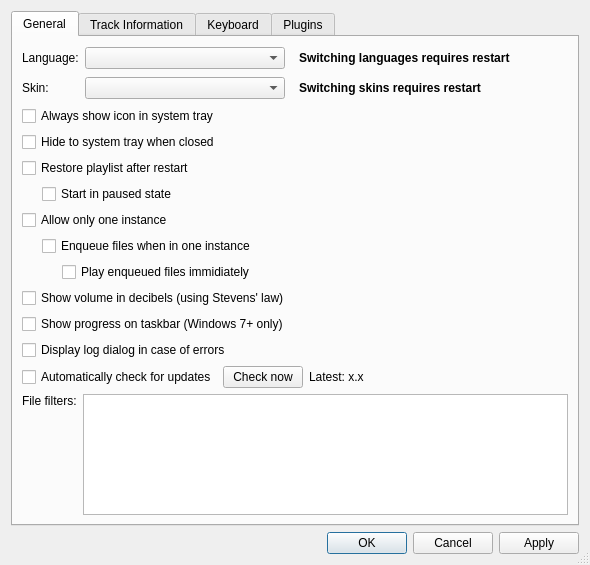
<?xml version="1.0" encoding="UTF-8"?>
<ui version="4.0">
 <class>PreferencesDialog</class>
 <widget class="QDialog" name="PreferencesDialog">
  <property name="geometry">
   <rect>
    <x>0</x>
    <y>0</y>
    <width>590</width>
    <height>565</height>
   </rect>
  </property>
  <property name="windowTitle">
   <string>Dialog</string>
  </property>
  <property name="sizeGripEnabled">
   <bool>true</bool>
  </property>
  <layout class="QVBoxLayout" name="verticalLayout_2">
   <item>
    <widget class="QTabWidget" name="tabWidget">
     <property name="currentIndex">
      <number>0</number>
     </property>
     <widget class="QWidget" name="generalTab">
      <attribute name="title">
       <string>General</string>
      </attribute>
      <layout class="QVBoxLayout" name="verticalLayout_3">
       <item>
        <layout class="QGridLayout" name="gridLayout">
         <item row="0" column="0">
          <widget class="QLabel" name="languageLabel">
           <property name="text">
            <string>Language:</string>
           </property>
          </widget>
         </item>
         <item row="0" column="1">
          <widget class="QComboBox" name="languageComboBox">
           <property name="minimumSize">
            <size>
             <width>200</width>
             <height>0</height>
            </size>
           </property>
          </widget>
         </item>
         <item row="0" column="2">
          <widget class="QLabel" name="languageRestartLabel">
           <property name="sizePolicy">
            <sizepolicy hsizetype="Maximum" vsizetype="Preferred">
             <horstretch>0</horstretch>
             <verstretch>0</verstretch>
            </sizepolicy>
           </property>
           <property name="font">
            <font>
             <weight>75</weight>
             <bold>true</bold>
            </font>
           </property>
           <property name="styleSheet">
            <string notr="true">color: black;
background: qlineargradient(spread: repeat, x1:0, y1:0, x2:0.3, y2:0.04,
                            stop:0 #FEF8C0,
                            stop:0.49 #FEF8D6,
                            stop:0.50 #FFFFEB,
                            stop:1 #FFFFE5
);
border-radius: 5px;
padding: 5px;</string>
           </property>
           <property name="text">
            <string>Switching languages requires restart</string>
           </property>
          </widget>
         </item>
         <item row="0" column="3">
          <spacer name="horizontalSpacer">
           <property name="orientation">
            <enum>Qt::Horizontal</enum>
           </property>
           <property name="sizeHint" stdset="0">
            <size>
             <width>40</width>
             <height>20</height>
            </size>
           </property>
          </spacer>
         </item>
         <item row="1" column="0">
          <widget class="QLabel" name="skinLabel">
           <property name="text">
            <string>Skin:</string>
           </property>
          </widget>
         </item>
         <item row="1" column="1">
          <widget class="QComboBox" name="skinComboBox">
           <property name="minimumSize">
            <size>
             <width>200</width>
             <height>0</height>
            </size>
           </property>
          </widget>
         </item>
         <item row="1" column="2">
          <widget class="QLabel" name="skinRestartLabel">
           <property name="sizePolicy">
            <sizepolicy hsizetype="Maximum" vsizetype="Preferred">
             <horstretch>0</horstretch>
             <verstretch>0</verstretch>
            </sizepolicy>
           </property>
           <property name="font">
            <font>
             <weight>75</weight>
             <bold>true</bold>
            </font>
           </property>
           <property name="styleSheet">
            <string notr="true">color: black;
background: qlineargradient(spread: repeat, x1:0, y1:0, x2:0.3, y2:0.04,
                            stop:0 #FEF8C0,
                            stop:0.49 #FEF8D6,
                            stop:0.50 #FFFFEB,
                            stop:1 #FFFFE5
);
border-radius: 5px;
padding: 5px;</string>
           </property>
           <property name="text">
            <string>Switching skins requires restart</string>
           </property>
          </widget>
         </item>
         <item row="1" column="3">
          <spacer name="horizontalSpacer_6">
           <property name="orientation">
            <enum>Qt::Horizontal</enum>
           </property>
           <property name="sizeHint" stdset="0">
            <size>
             <width>40</width>
             <height>20</height>
            </size>
           </property>
          </spacer>
         </item>
        </layout>
       </item>
       <item>
        <layout class="QHBoxLayout" name="horizontalLayout_13">
         <item>
          <widget class="QCheckBox" name="trayIconCheckBox">
           <property name="text">
            <string>Always show icon in system tray</string>
           </property>
          </widget>
         </item>
        </layout>
       </item>
       <item>
        <layout class="QHBoxLayout" name="horizontalLayout_12">
         <item>
          <widget class="QCheckBox" name="minimizeToTrayCheckBox">
           <property name="text">
            <string>Hide to system tray when closed</string>
           </property>
          </widget>
         </item>
        </layout>
       </item>
       <item>
        <layout class="QHBoxLayout" name="horizontalLayout_11">
         <item>
          <widget class="QCheckBox" name="restorePlaylistCheckBox">
           <property name="text">
            <string>Restore playlist after restart</string>
           </property>
          </widget>
         </item>
        </layout>
       </item>
       <item>
        <layout class="QHBoxLayout" name="horizontalLayout_7">
         <item>
          <spacer name="horizontalSpacer_5">
           <property name="orientation">
            <enum>Qt::Horizontal</enum>
           </property>
           <property name="sizeType">
            <enum>QSizePolicy::Fixed</enum>
           </property>
           <property name="sizeHint" stdset="0">
            <size>
             <width>20</width>
             <height>10</height>
            </size>
           </property>
          </spacer>
         </item>
         <item>
          <widget class="QCheckBox" name="startPausedCheckBox">
           <property name="text">
            <string>Start in paused state</string>
           </property>
          </widget>
         </item>
        </layout>
       </item>
       <item>
        <layout class="QHBoxLayout" name="horizontalLayout_10">
         <item>
          <widget class="QCheckBox" name="singleInstanceCheckBox">
           <property name="text">
            <string>Allow only one instance</string>
           </property>
          </widget>
         </item>
        </layout>
       </item>
       <item>
        <layout class="QHBoxLayout" name="horizontalLayout_6">
         <item>
          <spacer name="horizontalSpacer_3">
           <property name="orientation">
            <enum>Qt::Horizontal</enum>
           </property>
           <property name="sizeType">
            <enum>QSizePolicy::Fixed</enum>
           </property>
           <property name="sizeHint" stdset="0">
            <size>
             <width>20</width>
             <height>10</height>
            </size>
           </property>
          </spacer>
         </item>
         <item>
          <widget class="QCheckBox" name="enqueueFilesCheckBox">
           <property name="text">
            <string>Enqueue files when in one instance</string>
           </property>
          </widget>
         </item>
        </layout>
       </item>
       <item>
        <layout class="QHBoxLayout" name="horizontalLayout_5">
         <item>
          <spacer name="horizontalSpacer_4">
           <property name="orientation">
            <enum>Qt::Horizontal</enum>
           </property>
           <property name="sizeType">
            <enum>QSizePolicy::Fixed</enum>
           </property>
           <property name="sizeHint" stdset="0">
            <size>
             <width>40</width>
             <height>10</height>
            </size>
           </property>
          </spacer>
         </item>
         <item>
          <widget class="QCheckBox" name="playEnqueuedCheckBox">
           <property name="text">
            <string>Play enqueued files immidiately</string>
           </property>
          </widget>
         </item>
        </layout>
       </item>
       <item>
        <layout class="QHBoxLayout" name="horizontalLayout_9">
         <item>
          <widget class="QCheckBox" name="showDecibelsVolumeCheckBox">
           <property name="text">
            <string>Show volume in decibels (using Stevens' law)</string>
           </property>
          </widget>
         </item>
        </layout>
       </item>
       <item>
        <layout class="QHBoxLayout" name="horizontalLayout_8">
         <item>
          <widget class="QCheckBox" name="taskbarProgressCheckBox">
           <property name="text">
            <string>Show progress on taskbar (Windows 7+ only)</string>
           </property>
          </widget>
         </item>
        </layout>
       </item>
       <item>
        <layout class="QHBoxLayout" name="horizontalLayout_2">
         <item>
          <widget class="QCheckBox" name="displayLogDialogCheckBox">
           <property name="text">
            <string>Display log dialog in case of errors</string>
           </property>
          </widget>
         </item>
        </layout>
       </item>
       <item>
        <layout class="QHBoxLayout" name="horizontalLayout">
         <property name="leftMargin">
          <number>0</number>
         </property>
         <property name="rightMargin">
          <number>0</number>
         </property>
         <item>
          <widget class="QCheckBox" name="versionCheckBox">
           <property name="text">
            <string>Automatically check for updates</string>
           </property>
          </widget>
         </item>
         <item>
          <widget class="QPushButton" name="versionCheckButton">
           <property name="sizePolicy">
            <sizepolicy hsizetype="Preferred" vsizetype="Fixed">
             <horstretch>0</horstretch>
             <verstretch>0</verstretch>
            </sizepolicy>
           </property>
           <property name="text">
            <string>Check now</string>
           </property>
          </widget>
         </item>
         <item>
          <widget class="QLabel" name="versionLabel">
           <property name="sizePolicy">
            <sizepolicy hsizetype="Preferred" vsizetype="Fixed">
             <horstretch>0</horstretch>
             <verstretch>0</verstretch>
            </sizepolicy>
           </property>
           <property name="minimumSize">
            <size>
             <width>90</width>
             <height>0</height>
            </size>
           </property>
           <property name="text">
            <string>Latest: x.x</string>
           </property>
          </widget>
         </item>
         <item>
          <spacer name="horizontalSpacer_2">
           <property name="orientation">
            <enum>Qt::Horizontal</enum>
           </property>
           <property name="sizeHint" stdset="0">
            <size>
             <width>40</width>
             <height>10</height>
            </size>
           </property>
          </spacer>
         </item>
        </layout>
       </item>
       <item>
        <layout class="QHBoxLayout" name="horizontalLayout_4">
         <item>
          <layout class="QVBoxLayout" name="verticalLayout_8">
           <item>
            <widget class="QLabel" name="fileFiltersLabel">
             <property name="text">
              <string>File filters:</string>
             </property>
            </widget>
           </item>
           <item>
            <spacer name="verticalSpacer_4">
             <property name="orientation">
              <enum>Qt::Vertical</enum>
             </property>
             <property name="sizeHint" stdset="0">
              <size>
               <width>20</width>
               <height>20</height>
              </size>
             </property>
            </spacer>
           </item>
          </layout>
         </item>
         <item>
          <widget class="QPlainTextEdit" name="fileFiltersTextEdit"/>
         </item>
        </layout>
       </item>
      </layout>
     </widget>
     <widget class="QWidget" name="tab">
      <attribute name="title">
       <string>Track Information</string>
      </attribute>
      <layout class="QVBoxLayout" name="verticalLayout_4">
       <item>
        <widget class="QWidget" name="widget" native="true">
         <layout class="QHBoxLayout" name="horizontalLayout_3">
          <property name="margin">
           <number>0</number>
          </property>
          <item>
           <layout class="QVBoxLayout" name="verticalLayout_6">
            <item>
             <widget class="QLabel" name="windowTrackInfoLabel">
              <property name="text">
               <string>Window title:</string>
              </property>
             </widget>
            </item>
            <item>
             <widget class="QLabel" name="playlistTrackInfoLabel">
              <property name="text">
               <string>Playlist item:</string>
              </property>
             </widget>
            </item>
           </layout>
          </item>
          <item>
           <layout class="QVBoxLayout" name="verticalLayout_7">
            <item>
             <widget class="QLineEdit" name="windowTrackInfoLineEdit"/>
            </item>
            <item>
             <widget class="QLineEdit" name="playlistTrackInfoLineEdit"/>
            </item>
           </layout>
          </item>
          <item>
           <widget class="QPushButton" name="titleFormatHelpButton">
            <property name="text">
             <string>Help</string>
            </property>
           </widget>
          </item>
         </layout>
        </widget>
       </item>
       <item>
        <widget class="QLabel" name="label">
         <property name="text">
          <string>Waveform sections:</string>
         </property>
        </widget>
       </item>
       <item>
        <widget class="QTableWidget" name="waveformTrackInfoTable">
         <property name="sizePolicy">
          <sizepolicy hsizetype="Expanding" vsizetype="Preferred">
           <horstretch>0</horstretch>
           <verstretch>0</verstretch>
          </sizepolicy>
         </property>
         <property name="selectionMode">
          <enum>QAbstractItemView::SingleSelection</enum>
         </property>
         <row>
          <property name="text">
           <string>Top</string>
          </property>
         </row>
         <row>
          <property name="text">
           <string>Middle</string>
          </property>
         </row>
         <row>
          <property name="text">
           <string>Bottom</string>
          </property>
         </row>
         <column>
          <property name="text">
           <string>Left</string>
          </property>
         </column>
         <column>
          <property name="text">
           <string>Center</string>
          </property>
         </column>
         <column>
          <property name="text">
           <string>Right</string>
          </property>
         </column>
        </widget>
       </item>
       <item>
        <spacer name="verticalSpacer_3">
         <property name="orientation">
          <enum>Qt::Vertical</enum>
         </property>
         <property name="sizeType">
          <enum>QSizePolicy::MinimumExpanding</enum>
         </property>
         <property name="sizeHint" stdset="0">
          <size>
           <width>20</width>
           <height>10</height>
          </size>
         </property>
        </spacer>
       </item>
      </layout>
     </widget>
     <widget class="QWidget" name="shortcutsTab">
      <attribute name="title">
       <string>Keyboard</string>
      </attribute>
      <layout class="QVBoxLayout" name="verticalLayout">
       <property name="spacing">
        <number>0</number>
       </property>
       <property name="margin">
        <number>0</number>
       </property>
       <item>
        <widget class="NShortcutEditorWidget" name="shortcutEditorWidget">
         <property name="sizePolicy">
          <sizepolicy hsizetype="Expanding" vsizetype="Preferred">
           <horstretch>0</horstretch>
           <verstretch>0</verstretch>
          </sizepolicy>
         </property>
         <property name="frameShape">
          <enum>QFrame::NoFrame</enum>
         </property>
        </widget>
       </item>
       <item>
        <spacer name="verticalSpacer_2">
         <property name="orientation">
          <enum>Qt::Vertical</enum>
         </property>
         <property name="sizeHint" stdset="0">
          <size>
           <width>20</width>
           <height>40</height>
          </size>
         </property>
        </spacer>
       </item>
      </layout>
     </widget>
     <widget class="QWidget" name="pluginsTab">
      <attribute name="title">
       <string>Plugins</string>
      </attribute>
      <layout class="QVBoxLayout" name="verticalLayout_5">
       <property name="spacing">
        <number>0</number>
       </property>
       <property name="margin">
        <number>0</number>
       </property>
       <item>
        <widget class="QScrollArea" name="pluginsScrollArea">
         <property name="frameShape">
          <enum>QFrame::NoFrame</enum>
         </property>
         <property name="widgetResizable">
          <bool>true</bool>
         </property>
         <widget class="QWidget" name="scrollAreaWidgetContents">
          <property name="geometry">
           <rect>
            <x>0</x>
            <y>0</y>
            <width>603</width>
            <height>528</height>
           </rect>
          </property>
         </widget>
        </widget>
       </item>
       <item>
        <widget class="QLabel" name="pluginsRestartLabel">
         <property name="sizePolicy">
          <sizepolicy hsizetype="Maximum" vsizetype="Preferred">
           <horstretch>0</horstretch>
           <verstretch>0</verstretch>
          </sizepolicy>
         </property>
         <property name="font">
          <font>
           <weight>75</weight>
           <bold>true</bold>
          </font>
         </property>
         <property name="styleSheet">
          <string notr="true">color: black;
background: qlineargradient(spread: repeat, x1:0, y1:0, x2:0.3, y2:0.05,
                            stop:0 rgba(255, 255, 229, 255),
                            stop:0.49 rgba(255, 255, 229, 255),
                            stop:0.50 rgba(254, 248, 214, 255),
                            stop:1 rgba(254, 248, 214, 255)
);
border-radius: 5px;
padding: 5px;</string>
         </property>
         <property name="text">
          <string>Switching plugins requires restart</string>
         </property>
        </widget>
       </item>
      </layout>
     </widget>
    </widget>
   </item>
   <item>
    <widget class="QDialogButtonBox" name="buttonBox">
     <property name="orientation">
      <enum>Qt::Horizontal</enum>
     </property>
     <property name="standardButtons">
      <set>QDialogButtonBox::Apply|QDialogButtonBox::Cancel|QDialogButtonBox::Ok</set>
     </property>
    </widget>
   </item>
  </layout>
 </widget>
 <customwidgets>
  <customwidget>
   <class>NShortcutEditorWidget</class>
   <extends>QTableView</extends>
   <header>shortcutEditorWidget.h</header>
  </customwidget>
 </customwidgets>
 <resources>
  <include location="native-skin-embedded.qrc"/>
  <include location="no-skins.qrc"/>
 </resources>
 <connections>
  <connection>
   <sender>buttonBox</sender>
   <signal>accepted()</signal>
   <receiver>PreferencesDialog</receiver>
   <slot>accept()</slot>
   <hints>
    <hint type="sourcelabel">
     <x>248</x>
     <y>254</y>
    </hint>
    <hint type="destinationlabel">
     <x>157</x>
     <y>274</y>
    </hint>
   </hints>
  </connection>
  <connection>
   <sender>buttonBox</sender>
   <signal>rejected()</signal>
   <receiver>PreferencesDialog</receiver>
   <slot>reject()</slot>
   <hints>
    <hint type="sourcelabel">
     <x>316</x>
     <y>260</y>
    </hint>
    <hint type="destinationlabel">
     <x>286</x>
     <y>274</y>
    </hint>
   </hints>
  </connection>
 </connections>
</ui>
